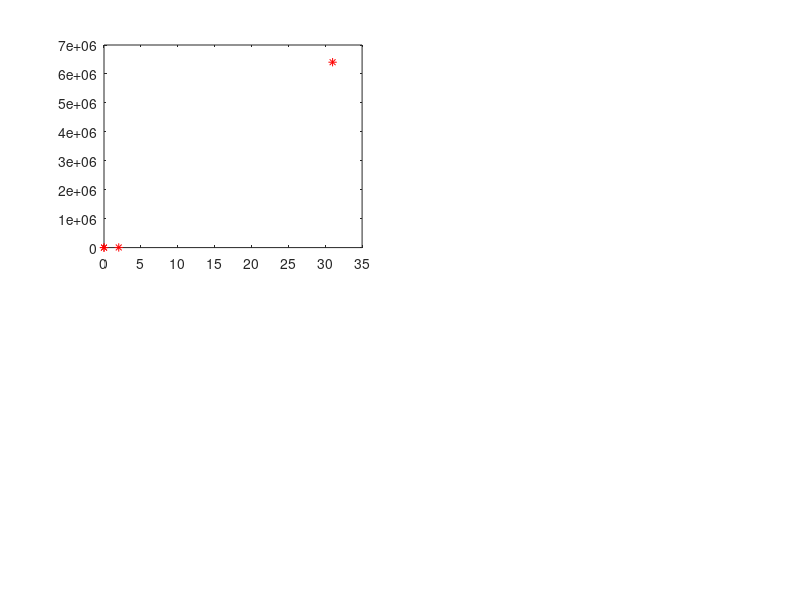

The MATLAB source for this figure: (Note: this script raises an error after producing the figure.)
% Piter Garcia
% Dinash Domma


A = importdata('test.txt');
disp(A);
% 
rCN  = sort(A.data(:,1));
cpuT = sort(A.data(:,2));
lcsL = sort(A.data(:,3));
isL1 = sort(A.data(:,4));
isL2 = sort(A.data(:,5));

x = cpuT; 
y1 = rCN;
y2 = lcsL;

y = isL1;
z = isL2;

% graph one
figure;
subplot(2,2,1)
plot(x, y1, 'r*');

legend('recursive calls No. AND x= CPU-Time.', 0);

title('CPU-Time vs Recursive Calls Numbers');
xlabel('CPU-TIME (ms)');
ylabel('RECURSIVE CALLS NO.');

% graph two
subplot(2,2,2)
plot(x, y2, 'r*'); % lines only!

legend('LCS-Length AND x= CPU-Time.', 0);
title('CPU-Time vs LCS-Length');
xlabel('CPU-TIME (ms)');
ylabel('LCS-LENGTH');

% graph two
subplot(2,2,3)
plot(x, y, 'r*'); % lines only!

legend('ISL1-Length AND x= CPU-Time.', 0);
title('CPU-Time vs ISL1-Length');
xlabel('CPU-TIME (ms)');
ylabel('ISL1-LENGTH');

% graph two
subplot(2,2,4)
plot(x, z, 'r*'); % lines only!

legend('ISL2-Length AND x= CPU-Time.', 0);
title('CPU-Time vs ISL2-Length');
xlabel('CPU-TIME (ms)');
ylabel('ISL2-LENGTH');
